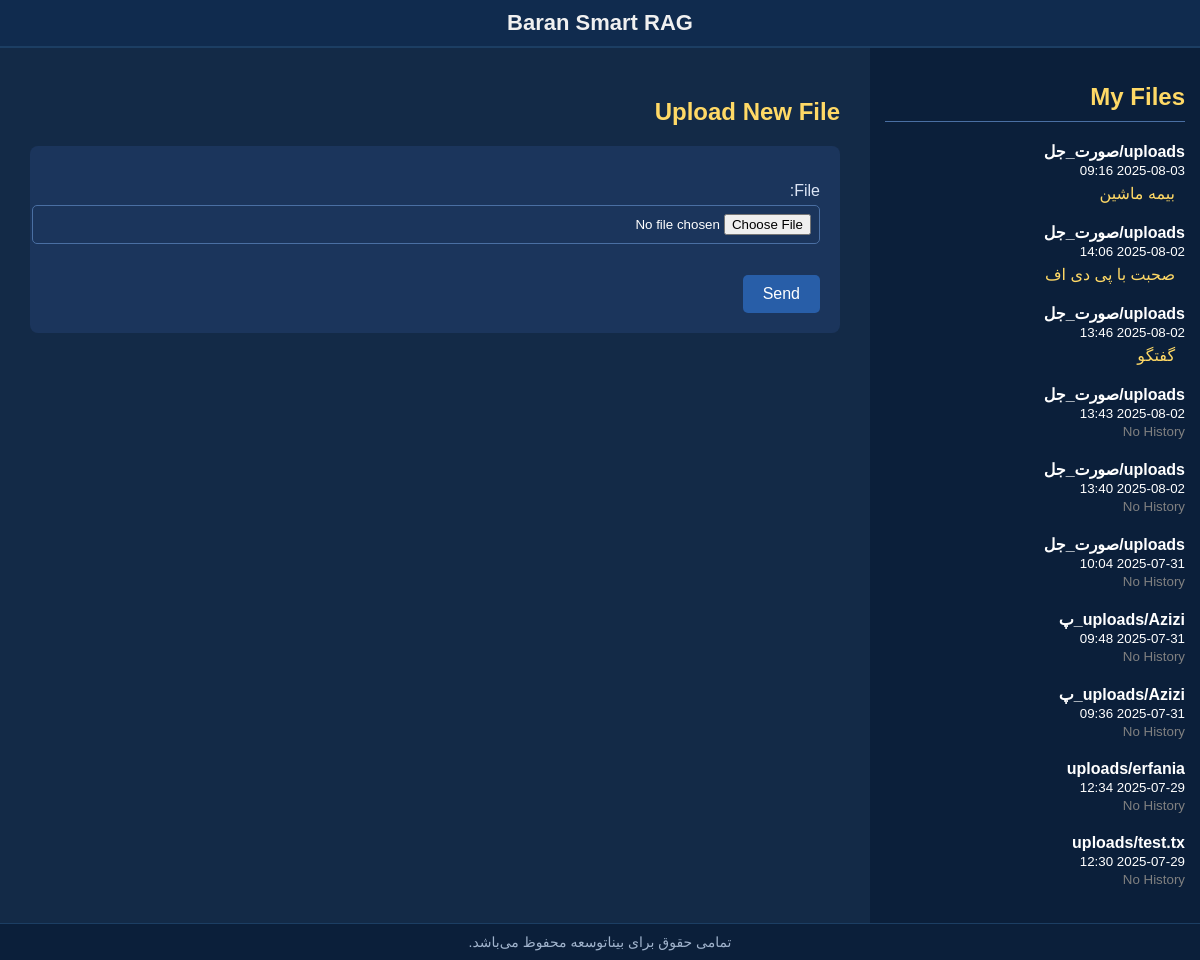
The page /rag/uploadfile/ (signed in) on the database as committed earlier.
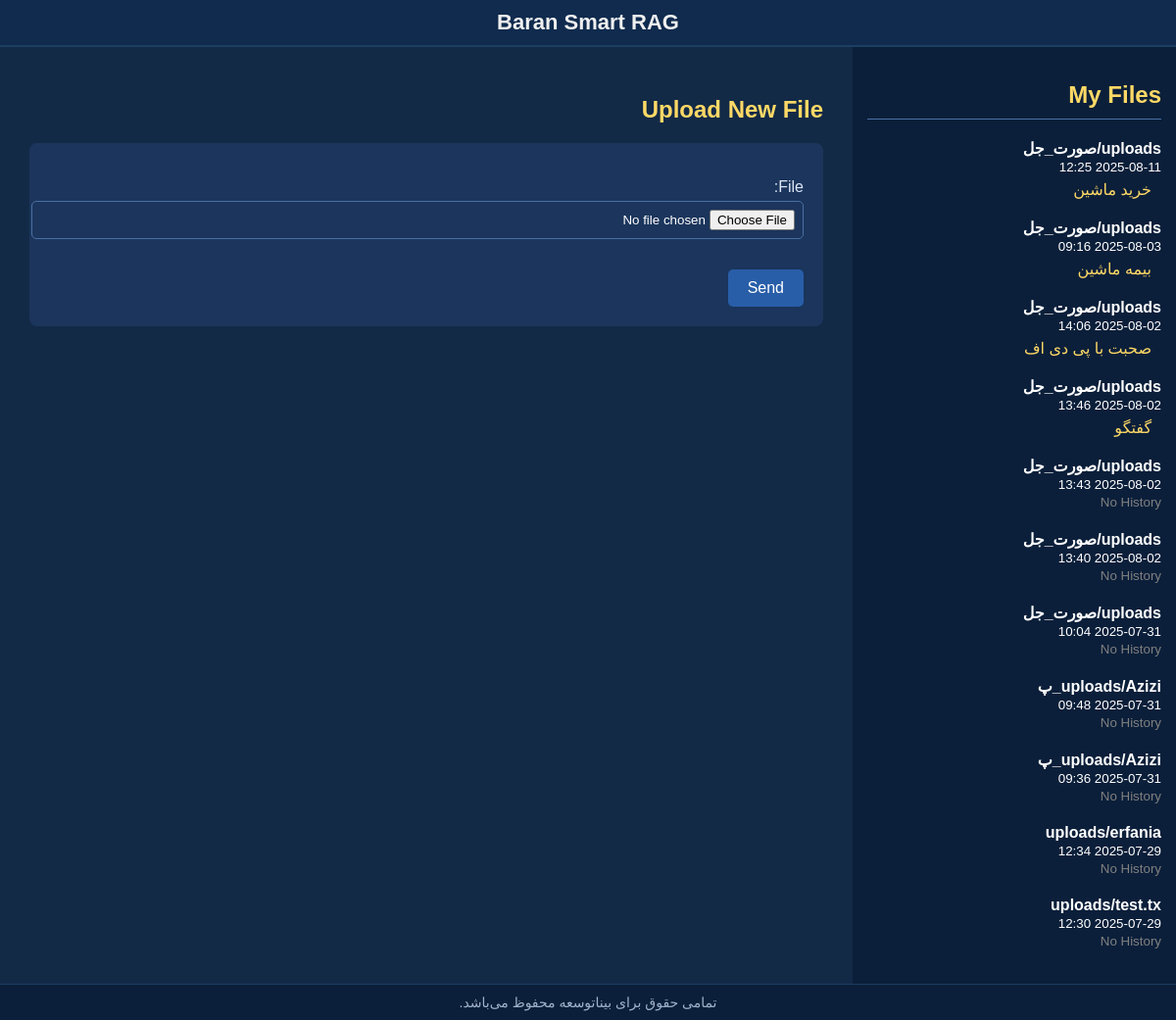
The same page on the database as committed later.
### rag/models.py (models this page shows, shortened)
class UploadedFile(models.Model):
    user = models.ForeignKey(User, on_delete=models.CASCADE)
    file = models.FileField(upload_to='uploads/')
    uploaded_at = models.DateTimeField(auto_now_add=True)
    extracted_text = models.TextField(blank=True, null=True)

class ChatSessions(models.Model):
    uploaded_file = models.ForeignKey(UploadedFile, on_delete=models.CASCADE, related_name='chat_sessions')
    user = models.ForeignKey(User, on_delete=models.CASCADE , null=True, blank=True)
    title = models.CharField(max_length=255 , null=True, blank=True)
    created_at = models.DateTimeField(auto_now_add=True , null=True, blank=True)

### rag/views.py (the view)
# urls.py: path('uploadfile/', views.upload_file, name='upload_file'),
@login_required
def upload_file(request):
    profile = request.user.userprofile
    if not profile.is_approved:
        messages.error(request, "دسترسی شما هنوز فعال نشده است.")
        return redirect('not_approved')
    user_files = UploadedFile.objects.filter(user=request.user).order_by('-uploaded_at').prefetch_related('chat_sessions')
    if request.method == 'POST':
        form = UploadFileForm(request.POST, request.FILES)
        if form.is_valid():
            instance = form.save(commit=False)
            instance.user = request.user
            instance.save()
            path = instance.file.path
            extracted_text = extract_text_from_pdf(path)
            instance.extracted_text = extracted_text
            instance.save()
            create_chunks_and_embeddings(instance)
            messages.success(request, "فایل با موفقیت بارگذاری و پردازش شد.")
            return redirect('create_chat_session', file_id=instance.id)
        else:
            messages.error(request, "فرم معتبر نیست. لطفاً دوباره تلاش کنید.")
    else:
        form = UploadFileForm()
    return render(request, 'uploadfile.html', {
        'form': form,
        'user_files': user_files
    })

### rag/forms.py
class UploadFileForm(forms.ModelForm):
    class Meta:
        model = UploadedFile
        fields = ['file']
        widgets = {
            'file': forms.ClearableFileInput(attrs={'class': 'form-control'}),
        }

### rag/templates/uploadfile.html (shortened to what this page needs)
<!DOCTYPE html>
<html lang="fa" dir="rtl">
<head>
</head>
<body>
<header>
    <h3>Baran Smart RAG</h3>
</header>
<div class="container">
    <aside>
        <h2>My Files</h2>
        {% for file in user_files %}
            <div style="margin-bottom: 20px;">
                <strong>{{ file.file.name|slice:"15" }}</strong><br>
                <small>{{ file.uploaded_at|date:"Y-m-d H:i" }}</small><br>
                {% for session in file.chat_sessions.all %}
                    <div style="margin-top: 5px; margin-right: 10px;">
                        <a href="{% url 'chat_with_session' session.id %}">{{ session.title }}</a>
                    </div>
                {% empty %}
                    <small style="color: gray;">No History</small>
                {% endfor %}
            </div>
        {% endfor %}
    </aside>
    <main>
        <h2 style="color: #ffd966;">Upload New File</h2>
        <form method="post" enctype="multipart/form-data">
            {{ form.as_p }}
            <button type="submit">Send</button>
        </form>
    </main>
</div>
<footer>
    تمامی حقوق برای بیناتوسعه محفوظ می‌باشد.
</footer>
</body>
</html>

### rag/templates/uploadfile.html (style rules this page uses)
body { margin: 0; font-family: "Vazir", sans-serif; background-color: #ffffff; color: #f0f0f0; display: flex; flex-direction: column; height: 100vh; }
header { background-color: #102b4e; padding: 10px; text-align: center; border-bottom: 2px solid #1c3e63; flex-shrink: 0; }
header h3 { margin: 0; font-size: 22px; }
.container { display: flex; flex: 1; overflow: hidden; }
aside { width: 300px; background-color: #0b1f3a; color: #fff; padding: 15px; overflow-y: auto; flex-shrink: 0; }
aside h2 { color: #ffd966; border-bottom: 1px solid #4a6fa3; padding-bottom: 10px; }
aside a { color: #ffd966; text-decoration: none; }
main { flex: 1; padding: 30px; overflow: hidden; background-color: #132a47; }
form { background-color: #1b355c; padding: 20px; border-radius: 8px; }
button { background-color: #285ea8; color: white; border: none; padding: 10px 20px; font-size: 16px; border-radius: 5px; cursor: pointer; }
input, select, textarea { background-color: #1b355c; color: #ffffff; border: 1px solid #4a6fa3; border-radius: 5px; padding: 8px; width: 100%; margin-bottom: 15px; }
label { display: block; margin-bottom: 5px; color: #dce5f5; }
footer { background-color: #0b1f3a; color: #a0b3cc; text-align: center; padding: 10px; border-top: 1px solid #1c3e63; font-size: 14px; flex-shrink: 0; }

Rows that differ between the two databases and show on the page:
added UploadedFile: file.name "uploads/صورت_جل", uploaded_at "2025-08-11 12:25"
added ChatSessions: title "خرید ماشین", shown under "uploads/صورت_جل"
